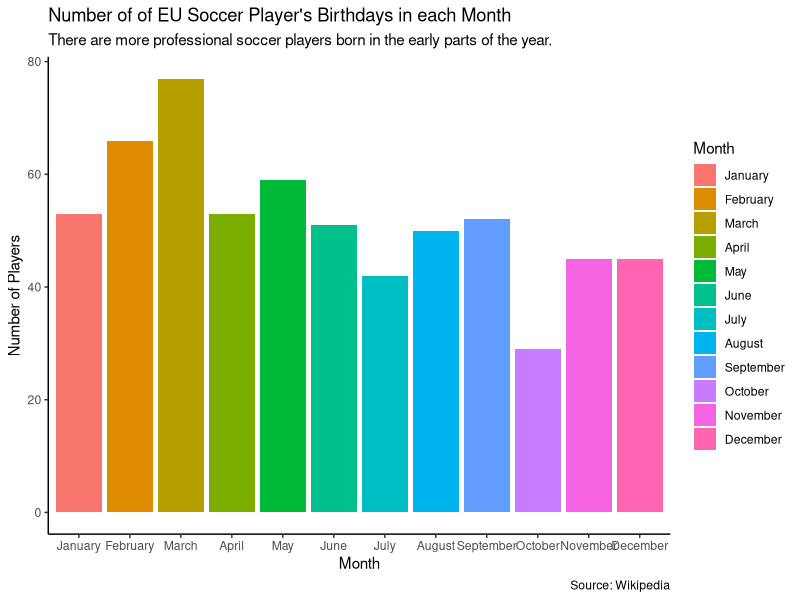

Generate this figure with R:
## ---- chunk 1
knitr::opts_chunk$set(echo = FALSE)
library(tidyverse)
# Learn more about creating websites with Distill at:
# https://rstudio.github.io/distill/website.html

# Learn more about publishing to GitHub Pages at:
# https://rstudio.github.io/distill/publish_website.html#github-pages

## ---- chunk 2
x <- read_csv("birthdates.csv", col_types = cols(value = col_character()))

clean_data <- x %>% 
  mutate(date = parse_date(str_sub(value, 2, 11))) %>% 
  mutate(raw_month = months(date)) %>% 
  mutate(month = parse_factor(raw_month, levels = month.name)) %>% 
  group_by(month) %>% 
  summarize(total = n())

clean_data %>% 
  ggplot(aes(x=month, y = total, fill = month))+
  geom_col()+
  theme_classic()+
  labs(title = "Number of of EU Soccer Player's Birthdays in each Month", subtitle = "There are more professional soccer players born in the early parts of the year.", x = "Month", y = "Number of Players", caption = "Source: Wikipedia", fill="Month")
 
